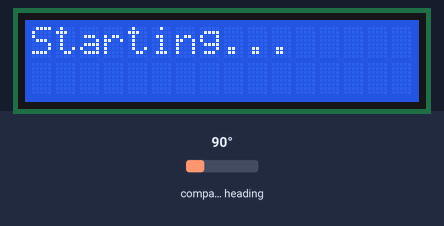
The sketch below on a simulated Arduino Uno, built with avr-gcc and run on an emulated ATmega328P. Parts: 16×2 character LCD. Wiring (inferred from the names in the program): QMC5883L compass at I2C address 0x0D. The test bench sets the inputs (shaded band); at power-on: compass heading 90°. What the sketch prints to the serial monitor is not drawn.

Above: at 2.2 s.
2.3 s: compass heading set to 7°
At 2.7 s:
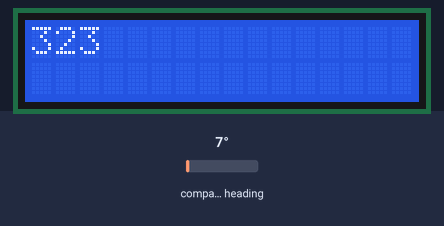
5.3 s: compass heading set to 90°
At 5.7 s:
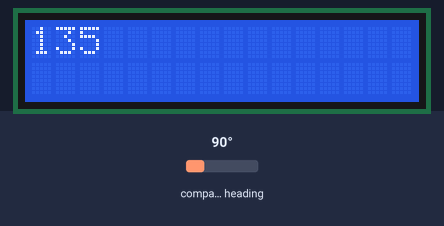
6.8 s: compass heading set to 180°
At 7.2 s:
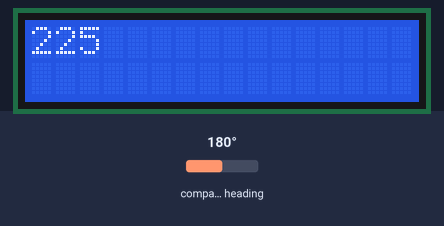
Timing chart, 0 to 9.8 s (numbered marks = the images above; inputs shaded):
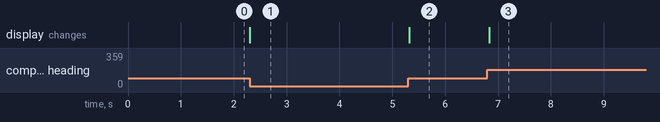

The sketch:

Compus_LCD_Test.ino
```cpp
#include <QMC5883L.h>
#include<LiquidCrystal.h>

QMC5883L compass;
LiquidCrystal lcd(7, 6, 5, 4, 3, 2);

void setup()
{
  compass.init();
  compass.setSamplingRate(50);

  lcd.begin(16, 2);
  Serial.begin(9600);
  Serial.println("QMC5883L Compass Demo");
  Serial.println("Turn compass in all directions to calibrate....");
  lcd.home();
  lcd.print("Starting...");
  delay(1000);
  compass.resetCalibration();
}

void loop()
{
  int heading = compass.readHeading();
  if (heading == 0) {
    /* Still calibrating, so measure but don't print */
  } else {
    lcd.clear();
    lcd.home();
    lcd.print(heading);
    Serial.println(heading);
  }
}
```

Measured:
- after the input at 2.3 s, the display: changes at once (image 1)
- after the input at 5.3 s, the display: changes at once (image 2)
- after the input at 6.8 s, the display: changes at once (image 3)
